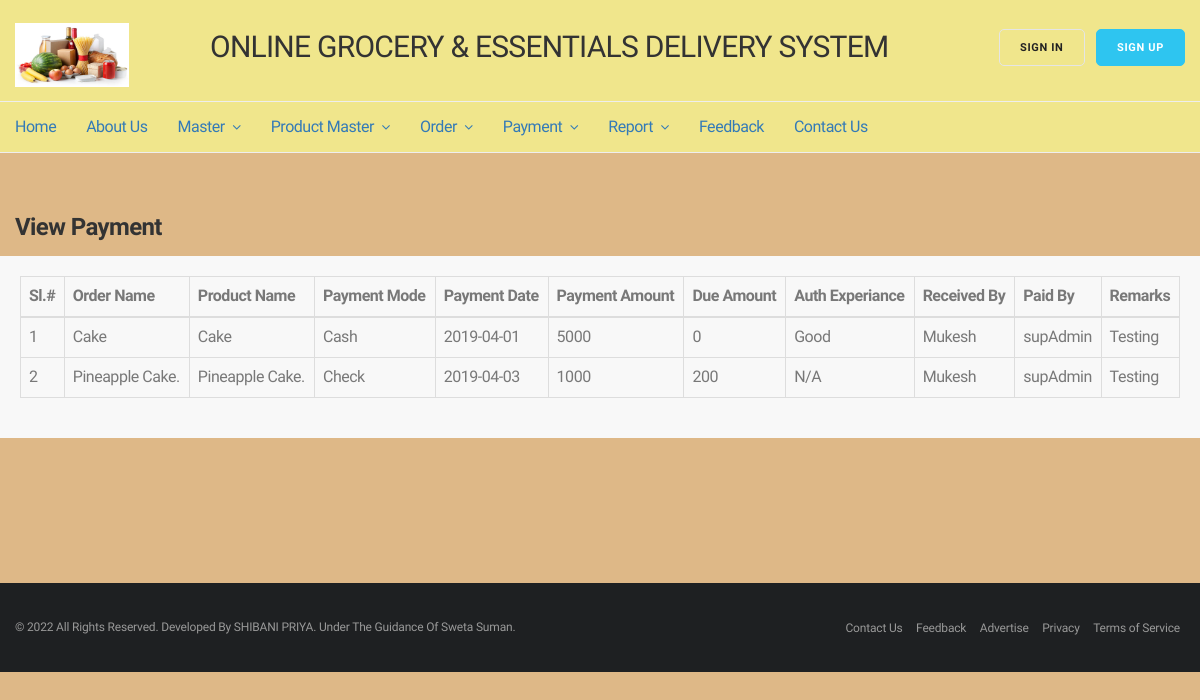
Screenshot of /GROCERY/viewPayment.php with the database file from the repository.
### tables this page shows
CREATE TABLE `payment_details` (
  `intPaymentId` int(11) NOT NULL AUTO_INCREMENT,
  `vchOrderId` varchar(100) DEFAULT NULL,
  `vchProductId` varchar(100) DEFAULT NULL,
  `vchPaymentMode` varchar(100) DEFAULT NULL,
  `vchPaymentDate` varchar(45) DEFAULT NULL,
  `vchPaymentAmount` varchar(45) DEFAULT NULL,
  `vchDueAmount` varchar(45) DEFAULT NULL,
  `vchAuthExperiance` varchar(100) DEFAULT NULL,
  `vchReceivedBy` varchar(100) DEFAULT NULL,
  `vchPaidBy` varchar(100) DEFAULT NULL,
  `vchRemarks` varchar(500) DEFAULT NULL,
  PRIMARY KEY (`intPaymentId`)
);

### GROCERY/viewPayment.php (the view, shortened to what this page needs)
<?php
include('config.php');
include("header.php") ?>
<?php
$query = "select * from payment_details ";
$arrResult = mysqli_query($conn, $query);
?>
<div class="container" id="min-height">
	<div class="row">
		<div class="col-md-12">
			<div class="padding-top-60">
				<h3 class="margin-bottom-15"><b>View Payment</b></h3>
				<div class="row">
					<div class="col-md-12 col-sm-12 side-newsletter">
						<table class="table table-bordered">
							<thead>
								<tr>
									<th>Sl.#</th>
									<th>Order Name</th>
									<th>Product Name</th>
									<th>Payment Mode</th>
									<th>Payment Date</th>
									<th>Payment Amount</th>
									<th>Due Amount</th>
									<th>Auth Experiance</th>
									<th>Received By</th>
									<th>Paid By</th>
									<th>Remarks</th>
								</tr>
							</thead>
							<tbody>
								<?php while($rows = $arrResult->fetch_array()){ ?>
								<tr>
									<td><?php echo ++$i; ?></td>
									<td><?php echo $rows['vchOrderId']; ?></td>
									<td><?php echo $rows['vchProductId']; ?></td>
									<td><?php echo $rows['vchPaymentMode']; ?></td>
									<td><?php echo $rows['vchPaymentDate']; ?></td>
									<td><?php echo $rows['vchPaymentAmount']; ?></td>
									<td><?php echo $rows['vchDueAmount']; ?></td>
									<td><?php echo $rows['vchAuthExperiance']; ?></td>
									<td><?php echo $rows['vchReceivedBy']; ?></td>
									<td><?php echo $rows['vchPaidBy']; ?></td>
									<td><?php echo $rows['vchRemarks']; ?></td>
								</tr>
								<?php } ?>
							</tbody>
						</table>
					</div>
				</div>
			</div>
		</div>
	</div>
</div>
	<?php include("footer.php") ?>

### GROCERY/css/style.css (style rules this page uses)
body { font-family: 'Hind Vadodara'; font-size: 16px; font-weight: 400; line-height: 22px; color: #787878; letter-spacing: -0.030em; }
h1,h2,h3,h4,h5,h6 { font-family: 'Hind Vadodara'; color: #333333; font-weight: 400; margin: 0; }
h3 { font-size: 24px; line-height: 28px; letter-spacing: -0.025em; }
.container { max-width: 1200px; width: 100%; margin: 0 auto; }
body { position: relative; transition:.4s; left: 0px; }
.side-newsletter { background: #f8f8f8; padding: 20px; }
.margin-bottom-15 { margin-bottom: 15px; }

### GROCERY/viewPayment.php (style rules this page uses)
#min-height { min-height: 25em; }

### rows the page displays
payment_details: vchOrderId "Cake", vchProductId "Cake", vchPaymentMode "Cash", vchPaymentDate "2019-04-01", vchPaymentAmount "5000", vchDueAmount "0", vchAuthExperiance "Good", vchReceivedBy "Mukesh", vchPaidBy "supAdmin", vchRemarks "Testing"
payment_details: vchOrderId "Pineapple Cake.", vchProductId "Pineapple Cake.", vchPaymentMode "Check", vchPaymentDate "2019-04-03", vchPaymentAmount "1000", vchDueAmount "200", vchAuthExperiance "N/A", vchReceivedBy "Mukesh", vchPaidBy "supAdmin", vchRemarks "Testing"
